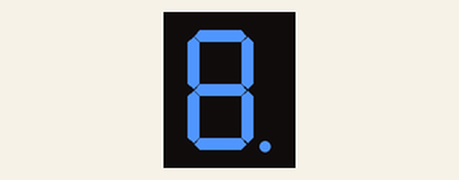
This sketch was run on a simulated Arduino Uno, built with avr-gcc and run on an emulated ATmega328P. Shown: 4-digit seven-segment display. Wiring (inferred from the names in the program): MAX7219 LED driver: CS pin 10.

Above: at 0.1 s.
At 3.2 s:
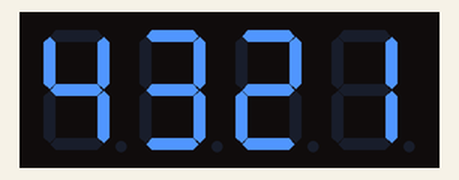

Measured:
- what the display in image 0 shows lasts 3.0 s, from 0.0 s to 3.0 s

The sketch:

MAX7219_SPI_SeptSegment_model1.ino
```cpp
/*************************** PLAISIR ARDUINO ***************************
 *********************** AFFICHEURS SEPT SEGMENTS et MAX7219 ***********************
    Le 18/10/2016. http://plaisirarduino.fr/

  Bute du programme:
  Réaliser un afficheur numérique sur chaque digit


   Materiels:
   Puce MAX7219
   Afficheurdigits KYX5461AS .
   Carte arduino UNO.

  Note utiles: Câblages des broches.
  | Arduino    | MAX7219 |
  | ---------  | -----------
  | MOSI (11)  => DIN (1)        Data.(données)
  | SCK  (13)  => CLK (13)       Horloge.(cadence des Bits. Broche de sortie arduino configuré pour ce travail en intern)
  | CS   (10)  => LOAD/CS (12)   Chargement.(Activation du chargement des données dans la puce).
   Pour les broches "ICSP" Du mode "SPI voir doc Carte Arduino.

  Vous avez la possibilité d'utilisé une calculatrice en mode dévellopeur pour faire la correpondance binnaire, hexadecimal et décimal


  Mettre en place 10K (100Kohms recommandés) au minimum pour une resistance cablées en "Iset" (18-MAX729). (limitation de courants dans les LEDs).
  Transfert de donées sur 2 octets.
*/

//---------------Base programme---------------.
#include <SPI.h> //Bibliotheque SPI Communication Maitre-esclave.
#define DATA_IN 10 // Definition de la broche de chargement etant 10.

SPISettings TransferMAX7219(20000000, MSBFIRST, SPI_MODE2); // Le premier paramettre de SPISetting est la vitesse maximale de transmission, le second paramettre est l'envoie du bit de poid fort en premier, le troisiéme parammettre est le mode transfert qui syncronise l'horloge et les données.

//----------Fonction de transfert de données--------------//
void Trsf7219(uint8_t Registre, uint8_t Data) { //Construction de la fonction => Données de registres et donées utiles formées sur 8bits.
  SPI.beginTransaction(TransferMAX7219); // Debut de transmission SPI
  digitalWrite(DATA_IN, LOW);//Debut de la transmision de donées.Etat bas pour activé la com.
  delay(10);// Laisse le temps d'activation.

  SPI.transfer(Registre);// Données d'adresse Registre.Emplacements des données actives.
  SPI.transfer(Data);// Données d'affichages ou configurations (setup).

  digitalWrite(DATA_IN, HIGH); //Etat haut pour désactivé la communication.

  SPI.endTransaction(); // Fin de la transmission SPI

}//fin de la fonction TRSF.


//---------------initialisation---------------.
void setup() {

  pinMode(DATA_IN, OUTPUT); //Configuration de la sortie 10.
  SPI.begin(); //Ouverture d'une liaison SPI.

  /*********************** Premier paramètrage des registres de bases ***************************/

  Trsf7219(0x0A, 0x08);//0x0A Registre du mode de luminosité paramettre 13/32 soit 0x06.

  Trsf7219(0x0F, 0x01);//0x0f Registre du mode TEST toute les  LEDs s'allumeent paramettre 0x01.
  delay(3000);
  Trsf7219(0x0F, 0x00);//Désactivation du mode TEST paramettre 0x00.

  Trsf7219(0x09, 0xFF);//0x09 Registre du mode "B" de décodage  est désactivé car paramèttré à 0x00.
  Trsf7219(0x0B, 0x03);//0x0B Registre du mode de Scan-limite ( Nombres de digite affichées) parmettre 8 digit soit 0x07

  Trsf7219(0x0C, 0x01);//0x0C Registre du mode ShuteDown (Demande une extinction de la puce 0x01).


  /**************************Mise à l'extinction de tout les segments sur tout les digits *****************************/
  Trsf7219(0x01, 0x01); // 0x01 Registre du digit 1 paramettre 0x01
  Trsf7219(0x02, 0x02); // 0x02 Registre du digit 2 paramettre 0x02
  Trsf7219(0x03, 0x03); // 0x03 Registre du digit 3 paramettre 0x03
  Trsf7219(0x04, 0x04); // 0x04 Registre du digit 4 paramettre 0x04

  delay(1000);


}//-----------------Fin de setup---------------------.

//-------------Programme---------------.
void loop() {

}//----------------Fin de loop---------------------.
```
